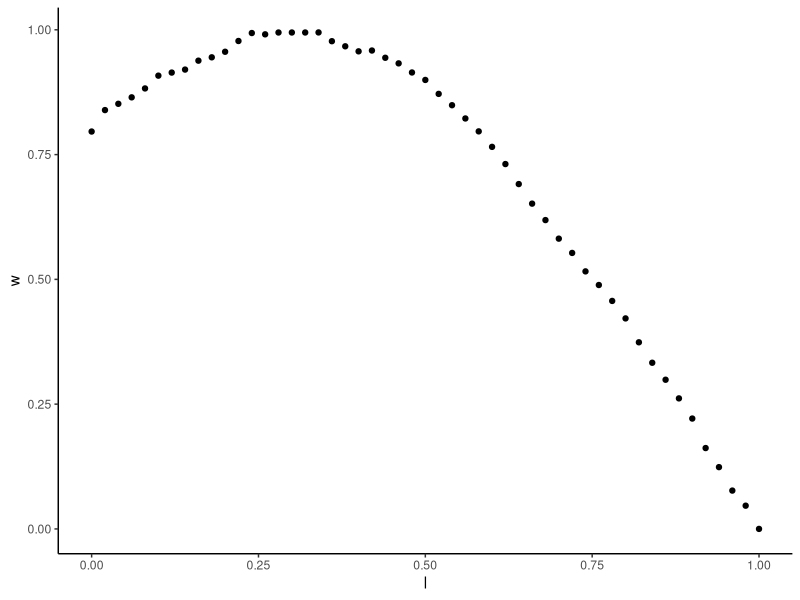
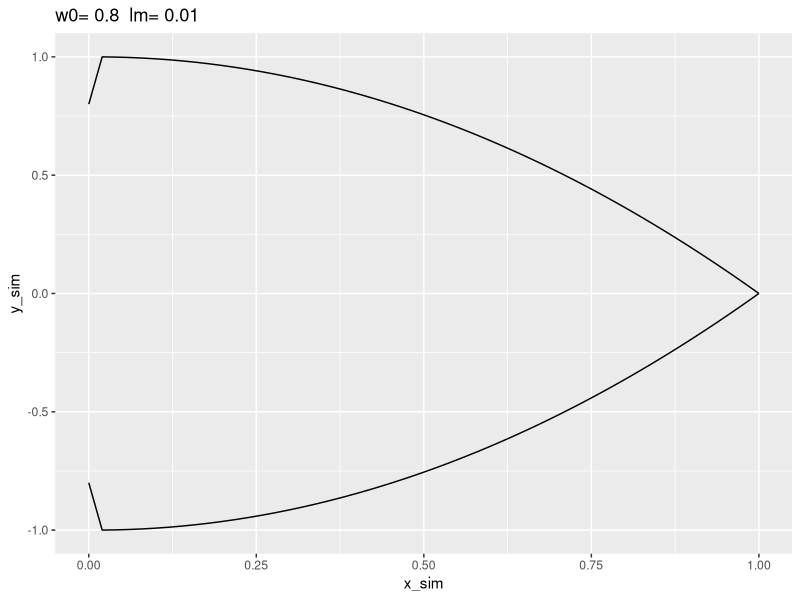
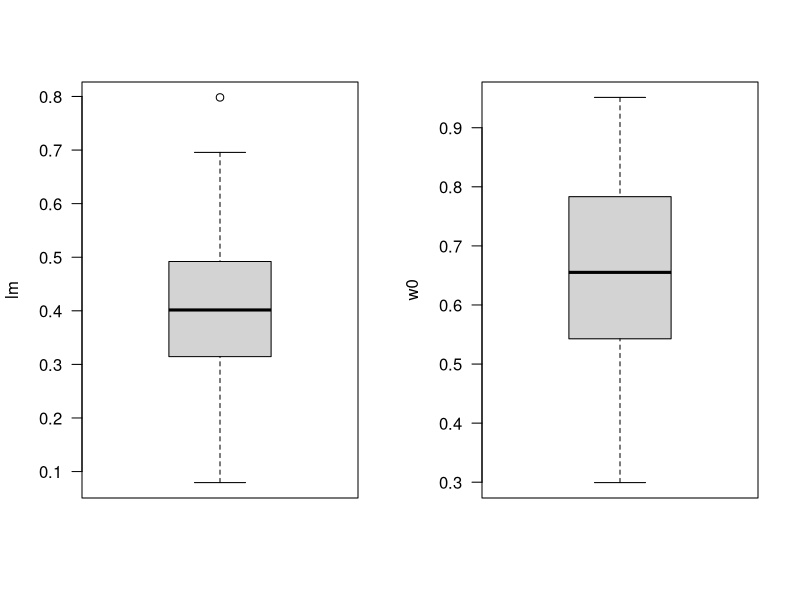
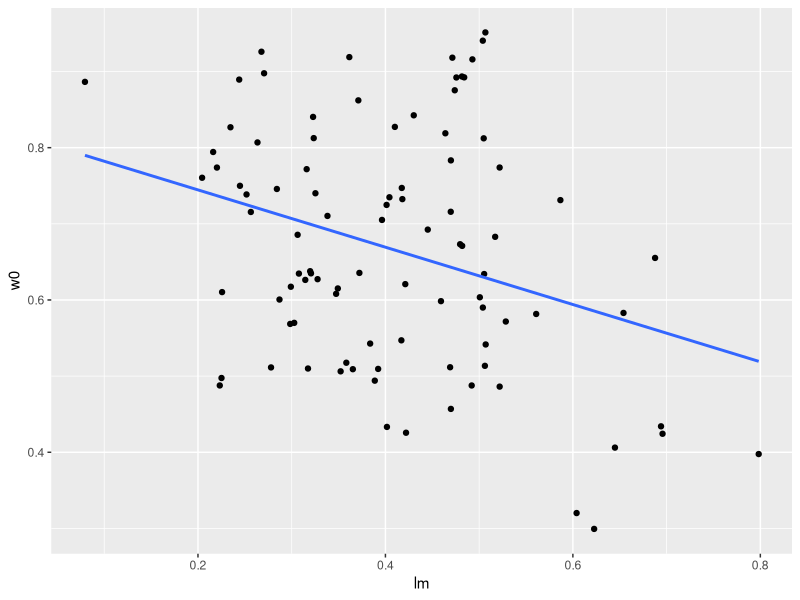
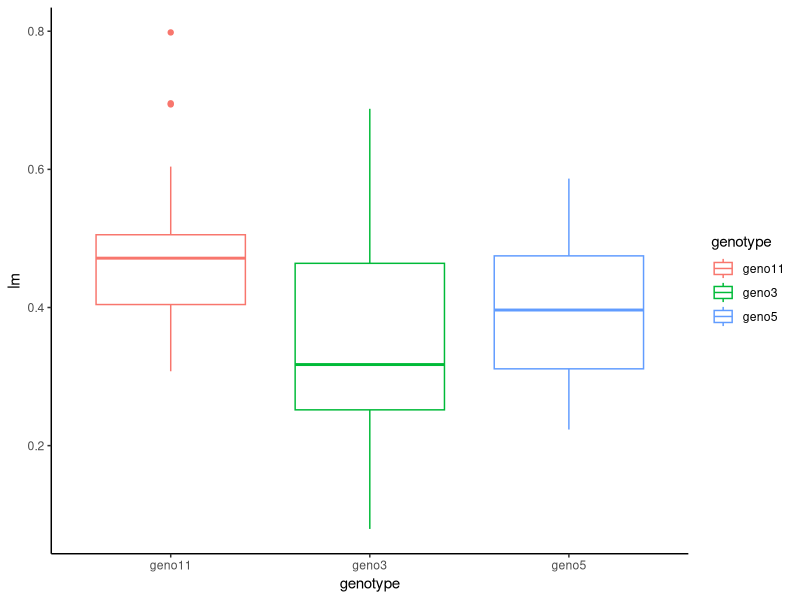
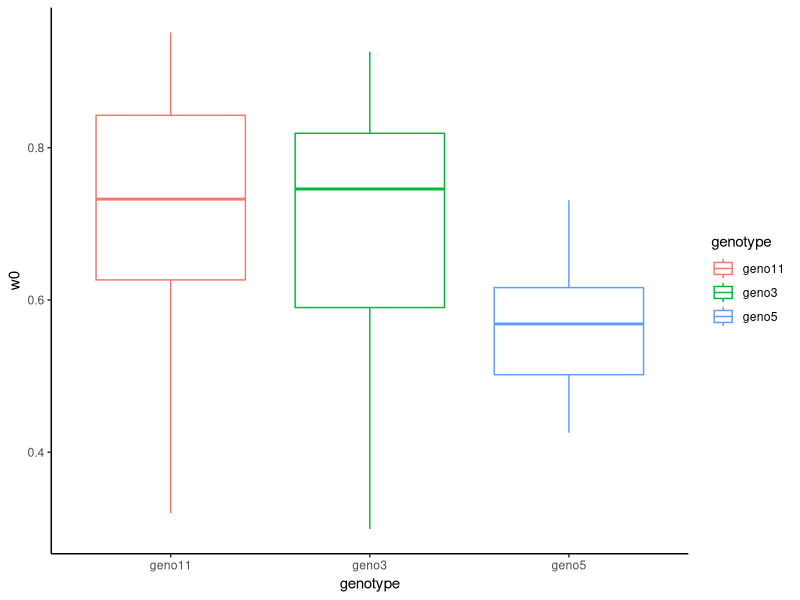
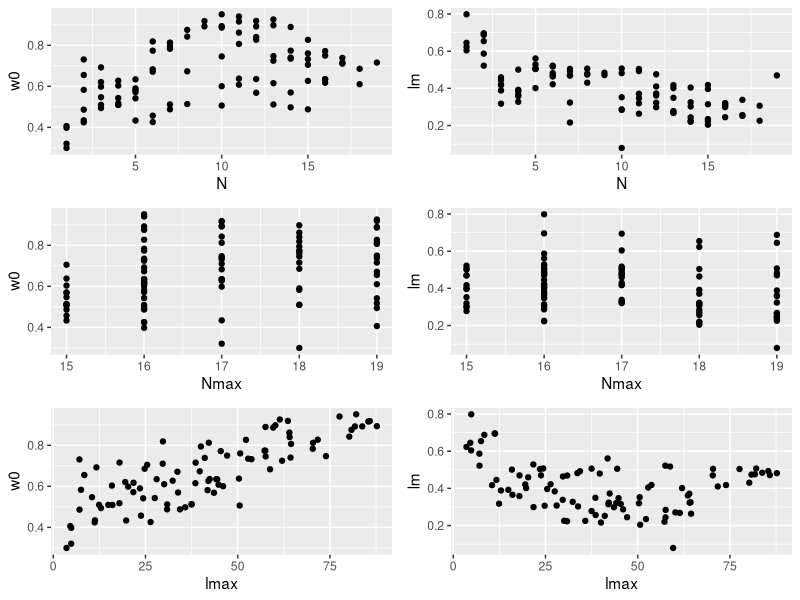
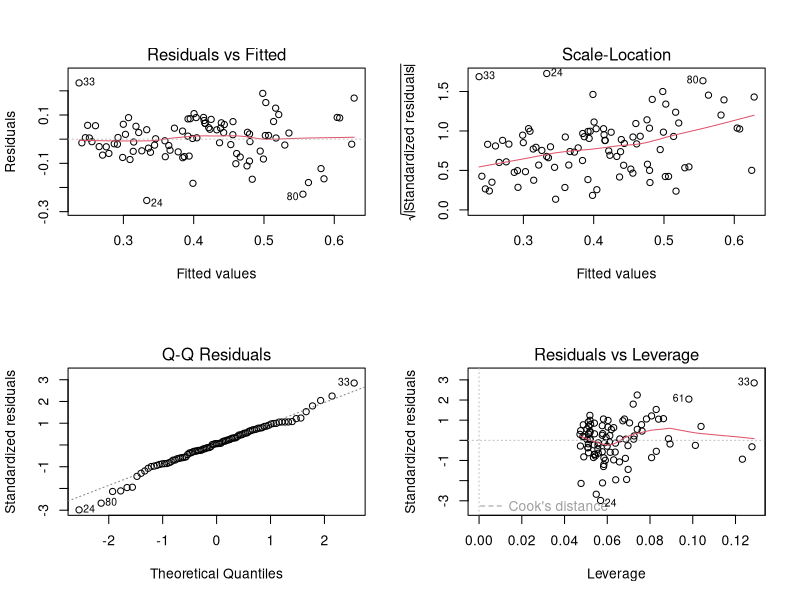

Write the R code that produced these figures, in order.
###__________________________________________________________________________________________##
###_______________________ECUE2:DEMARCHE DE MODELISATION_________________________##
###_______________________TD définir une fonction et calibrer ses paramètres_________________##
###__________________________________________________________________________________________##
#Raphael PEREZ & Christian FOURNIER , Mai 2018


###libraries
require(ggplot2)
require(cowplot)

###environnement de travail
setwd(dir='/home/perez/Documents/Enseignement/supagro_training_2018/TD_3/')


####____________Etape 1: Définir une fonction_____________####

###importer les données
donLW=read.csv(file = 'dataLW_Maize.csv')

###identifier chaque plante
donLW$plant_id=paste(donLW$year,donLW$genotype,donLW$Nmax,sep='_')

###identifier chaque feuille
donLW$leaf_id=paste(donLW$plant,donLW$genotype,donLW$lmax,donLW$N,sep='_')

###Représenter une feuille à partir des données disponibles ####
leaf=12
ggplot(data=donLW[donLW$leaf_id==unique(donLW$leaf_id)[leaf],],aes(x=l,y=w))+
  geom_point()+
  theme_classic()

###Programmer la fonction polynomiale sur R#####
polym=function(x,w0,lm){
  a0=w0
  c0=(w0-1)/(lm**2)
  b0=-2*c0*lm
    
    
  c1=-1/(1-lm)**2
  b1=-2*c1*lm
  a1=-b1-c1
  y=ifelse(x<=lm,a0+b0*x+c0*x**2,a1+b1*x+c1*x**2)
  return(y)
}

#### Représenter une feuille avec les valeurs ####
w0=0.8
lm=0.01
x_sim=seq(from = 0,to = 1,by = 0.02)
y_sim=polym(x = x_sim,w0 = w0,lm = lm)

ggplot()+
  geom_path(aes(y=y_sim,x=x_sim))+
  geom_path(aes(y=-y_sim,x=x_sim))+
  ggtitle(paste('w0=',w0,' lm=',lm))


####____________Etape 2: Calibrer les paramètres d’une fonction_____________####

####Ajuster les valeurs de lm et w0 pour l’ensemble des feuilles mesurées et représenter ces ajustements#### 

donFit=NULL
pdf('Ajustement_LW.pdf')
for (i in unique(donLW$leaf_id)){
  sub=donLW[donLW$leaf_id==i,]
  
  fit=nls(data=sub,sub$w~polym(x = sub$l,w0 = w0,lm = lm),start = list(w0=0.5,lm=0.5))
  w0=as.numeric(coef(fit)['w0'])
  lm=as.numeric(coef(fit)['lm'])
  
  donFit_sub=data.frame(year=unique(sub$year),genotype=unique(sub$genotype),N=unique(sub$N),Nmax=unique(sub$Nmax),lmax=unique(sub$lmax),wmax=unique(sub$wmax),leaf_id=i,w0=w0,lm=lm)
  donFit=rbind(donFit,donFit_sub)
  
  graph=ggplot()+
    geom_point(data=sub,aes(x=l,y=w))+
    geom_path(aes(x=x_sim,y=polym(x = x_sim,w0=w0,lm=lm),col='red'))+
    theme_classic()+
    theme(legend.position='none')+
    ggtitle(i,paste0('w0=',round(w0,2),' lm=',round(lm,2)))
    
  print(graph)
}
dev.off()

####Représenter le domaine de variation des 2 paramètres####
par(mfcol=c(1,2))
boxplot(donFit$lm,ylab='lm',las=1)
boxplot(donFit$w0,ylab='w0',las=1)

####estimer leur coefficient de variation cv=sd/mean####
sd(donFit$lm)/mean(donFit$lm)
sd(donFit$w0)/mean(donFit$w0)

####correlation entre les 2 paramètres?####
model=lm(donFit$lm~donFit$w0)
summary(model)
ggplot(data=donFit,aes(x=lm,y=w0))+
  geom_point()+
  geom_smooth(method='lm',se = F)

####____________Etape 3: Les paramètres sont-ils génétiques? _____________####


###Représenter les boxplots des valeurs de paramètres pour chaque génotype####
ggplot(data=donFit,aes(x=genotype,y=lm,col=genotype))+
  geom_boxplot()+
  theme_classic()

ggplot(data=donFit,aes(x=genotype,y=w0,col=genotype))+
  geom_boxplot()+
  theme_classic()

###Représenter les des valeurs de paramètres en fonction du rang de la feuille (N), du nombre de feuilles total (Nmax), et du de la longeur des feuilles (lmax)####

###N
g1=ggplot(data=donFit,aes(x=N,y=w0))+
  geom_point()
g2=ggplot(data=donFit,aes(x=N,y=lm))+
  geom_point()

###Nmax
g3=ggplot(data=donFit,aes(x=Nmax,y=w0))+
  geom_point()
g4=ggplot(data=donFit,aes(x=Nmax,y=lm))+
  geom_point()

##lmax
g5=ggplot(data=donFit,aes(x=lmax,y=w0))+
  geom_point()
g6=ggplot(data=donFit,aes(x=lmax,y=lm))+
  geom_point()

plot_grid(g1,g2,g3,g4,g5,g6,ncol=2)


####Réaliser une analyse de variances sur lm et w0####
anova_w0=aov(data=donFit,w0~genotype+N+Nmax+lmax)
summary(anova_w0)

anova_lm=aov(data=donFit,lm~genotype+N+Nmax+lmax)
summary(anova_lm)

###verifier les hypothèses####
par(mfcol=c(2,2))
plot(anova_lm)
plot(anova_w0)


####____________Changer d’échelle et intégrer plusieurs relations allométriques_____________####

####Représenter les longeurs/largeurs de feuilles en fonction de leur rang pour chaque plante observée####
###subset des données pour avoir 1 lmax et 1 wmax par feuille
donL=donLW[donLW$N>3 & donLW$w==0,]

ggplot(data=donL,aes(y=wmax,x=N,col=plant_id))+
  geom_point()+
  geom_line()+
  theme_classic()

ggplot(data=donL,aes(y=lmax,x=N,col=plant_id))+
  geom_point()+
  geom_line()+
  theme_classic()


####Le rapport wmax/lmax est-il constant avec le rang et génétiquement dépendent?####
donL$wl_ratio=donL$wmax/donL$lmax
ggplot(data=donL,aes(y=wl_ratio,x=N,col=genotype,pch=plant_id))+
  geom_point()+
  theme_classic()

ggplot(data=donL,aes(y=wmax/lmax,x=genotype,col=genotype))+
  geom_boxplot()+
  theme_classic()

###anova
anova_lw=aov(data=donL,wl_ratio~genotype*N)
summary(anova_lw)

par(mfcol=c(2,2))
plot(anova_lw)

####Estimer la surface de chaque feuille et représenter les surfaces de feuilles d’un plante en fonction du rang ####

donArea=NULL
for (leaf in 1:length(unique(donLW$leaf_id))){
  # leaf=1
  sub=donLW[donLW$leaf_id==unique(donLW$leaf_id)[leaf],]
  l=sub$l
  w=sub$w
  lmax=unique(sub$lmax)
  wmax=unique(sub$wmax)
  
  w0=donFit[donFit$leaf_id==unique(donLW$leaf_id)[leaf],]$w0
  lm=donFit[donFit$leaf_id==unique(donLW$leaf_id)[leaf],]$lm
  
  ###estimation des surfaces par la méthode des trapèzes
  ###valeurs observées
  leaf_area_estim=function(l,lmax,wmax){
    W=w*wmax
    L=l*lmax
    t=NULL
    for (i in 1:(length(W)-1)){
      t[i]=(L[i]-L[i+1])*(W[i]+W[i+1])
    }
    area=sum(t)
    return(area)
  }
  ####valeurs prédites
  leaf_area_predict=function(l,lmax,wmax,w0,lm){
    w=polym(x = l,w0 = w0,lm = lm)
    W=w*wmax
    L=l*lmax
    
    t=NULL
    for (i in 1:(length(W)-1)){
      t[i]=(L[i]-L[i+1])*(W[i]+W[i+1])
    }
    area=sum(t)
    return(area)
  }
  
  leaf_area_estim=leaf_area_estim(l=l,lmax=lmax,wmax=wmax)
  leaf_area_predict=leaf_area_predict(l=l,lmax=lmax,wmax=wmax,w0=w0,lm=lm)
  
  donArea_sub=data.frame(genotype=unique(donLW[donLW$leaf_id==unique(donLW$leaf_id)[leaf],]$genotype),plant_id=unique(donLW[donLW$leaf_id==unique(donLW$leaf_id)[leaf],]$plant_id),leaf_id=unique(donLW[donLW$leaf_id==unique(donLW$leaf_id)[leaf],]$leaf_id),N=unique(donLW[donLW$leaf_id==unique(donLW$leaf_id)[leaf],]$N),leaf_area_estim=leaf_area_estim,leaf_area_predict=leaf_area_predict)
  donArea=rbind(donArea,donArea_sub)
  
}


ggplot(data=donArea,aes(x=leaf_area_estim,y=leaf_area_predict))+
  geom_point()+
  geom_abline(slope = 1,intercept = 0)
  
model=lm(donArea$leaf_area_estim~donArea$leaf_area_predict)
summary(model)


bell_shaped_dist=function(plant_area=1, nb_phy=15, rmax=.7, skew=0.15){
  k = -log(skew) * rmax
  r = seq(1/ nb_phy, 1, length.out = nb_phy)
  relative_surface = exp(-k / rmax * (2 * (r - rmax) ** 2 + (r - rmax) ** 3))
  leaf_area = relative_surface / sum(relative_surface) * plant_area
  return(leaf_area)
}

plant_area=1
nb_phy=16
rmax=0.7
skew=0.15
leaf_area=bell_shaped_dist(plant_area = plant_area,nb_phy = nb_phy,rmax = rmax,skew=skew)

ggplot()+
  geom_point(aes(x=seq(1,nb_phy,1),y=leaf_area))+
  geom_line(aes(x=seq(1,nb_phy,1),y=leaf_area))+
  ylab('relative leaf area')+
  xlab('leaf rank')+
  theme_classic()+
  ggtitle(paste0('rmax=',rmax,'   skew=',skew, '   (plant leaf area=',plant_area,')'))
